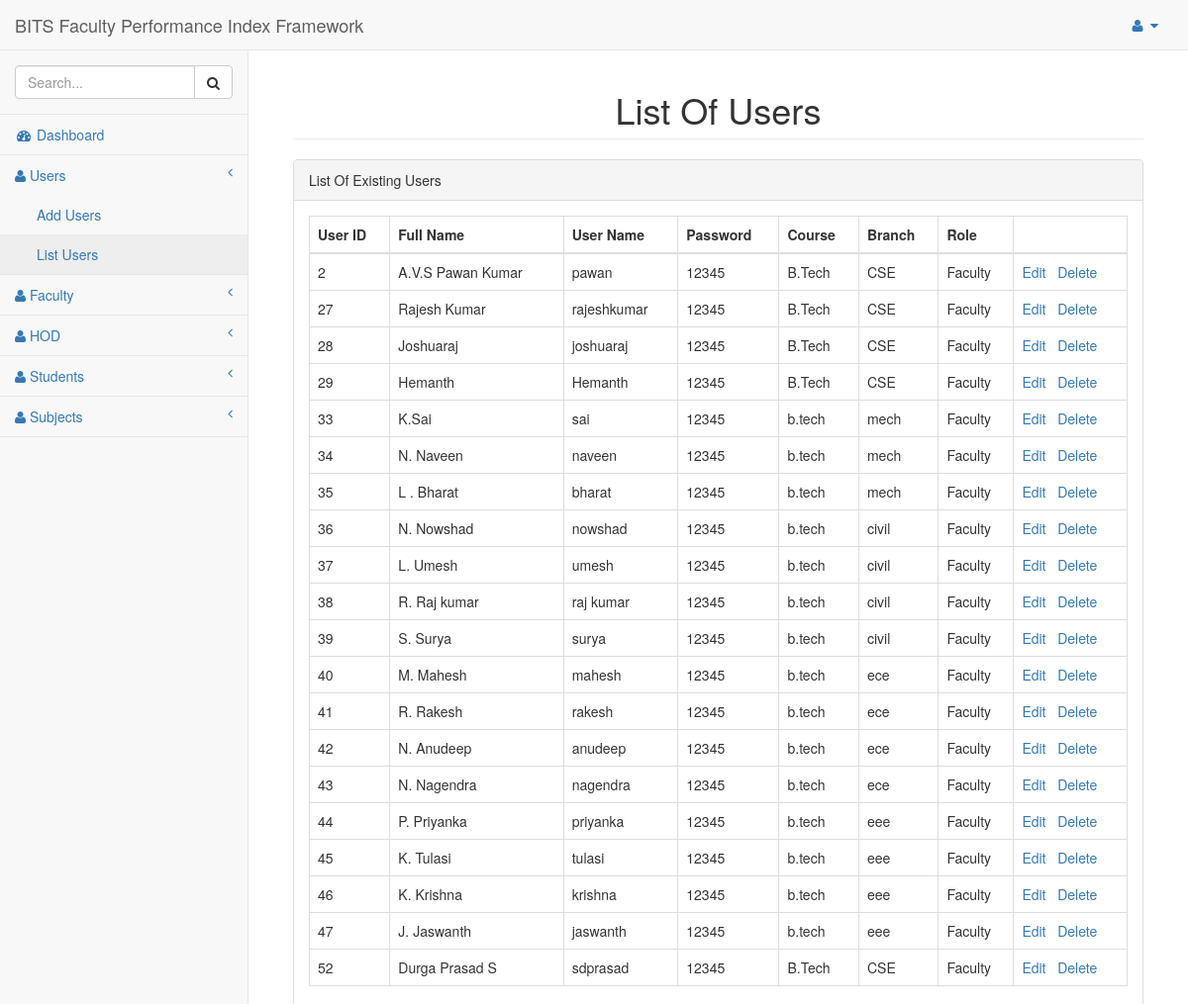
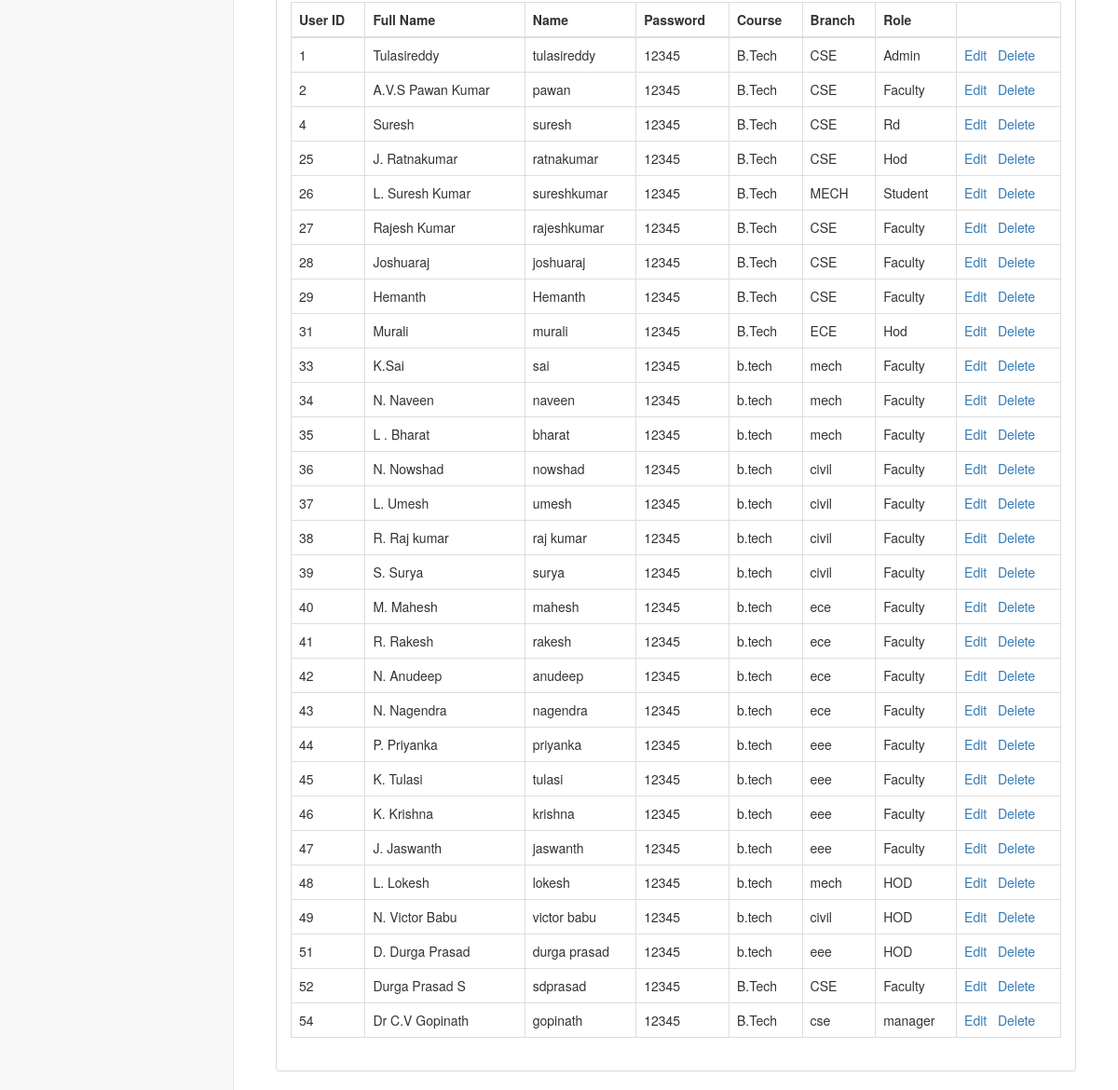
The app's page /pages/listusers.php (signed in) with its own data (2 pictures, top to bottom).
### tables this page shows
CREATE TABLE `userinfo` (
  `id` int(11) NOT NULL,
  `fullname` varchar(100) NOT NULL,
  `username` varchar(100) NOT NULL,
  `password` varchar(20) NOT NULL,
  `course` varchar(20) NOT NULL,
  `branch` varchar(20) NOT NULL,
  `role` varchar(20) NOT NULL
);

### pages/listusers.php (the view, shortened to what this page needs)
<?php
include 'adminheader.php';
?>
<div id="page-wrapper">
        <div class="container-fluid">
                <div class="row">
                    <div class="col-lg-12">
                        <h1 align="center" class="page-header">List Of Users</h1>
                    </div>
                </div>
         <div class="row">
                <div class="col-lg-12">
                    <div class="panel panel-default">
                        <div class="panel-heading">
                            List Of Existing Users
                        </div>
                        <div class="panel-body">
                            <div class="table-responsive">
                            <table width="100%" class="table table-bordered " >
                                <thead>
                                    <tr>
                                        <th>User ID</th>
                                        <th>Full Name</th>
                                        <th>User Name</th>
                                        <th>Password</th>
                                        <th>Course</th>
                                        <th>Branch</th>
                                        <th>Role</th>
                                        <th></th>
                                    </tr>
                                </thead>
                                <tbody>
                                    <?php
                                   include 'dbconfig.php';
                                    $conn = new mysqli($servername, $username, $password, $dbname);
                                    $sql = "SELECT * FROM userinfo where role='Faculty'";
                                    $result = $conn->query($sql);
                                    if ($result->num_rows > 0) {
                                        while($row = $result->fetch_assoc()) {
                                            echo "<tr>";
                                            echo '<td>' . $row["id"] . '</td>';
                                            echo '<td>' . $row["fullname"] . '</td>';
                                            echo '<td>' . $row["username"] . '</td>';
                                            echo '<td>' . $row["password"] . '</td>';
                                            echo '<td>' . $row["course"]. '</td>';
                                            echo '<td>' . $row["branch"] . '</td>';
                                            echo '<td>' . $row["role"] . '</td>';
                                            echo '<td><a href="openusers.php?id=' . $row["id"] . '">Edit</a> &nbsp; <a href="deleteusers.php?id=' . $row["id"] . '">Delete</a></td>';
                                            echo '</tr>';
                                        }
                                    } else {
                                        echo "0 results";
                                    }
                                    ?>
                                    </table>
                            </div>
   <div class="table-responsive">
                            <table width="100%" class="table table-bordered " >
                                <thead>
                                    <tr>
                                        <th>User ID</th>
                                        <th>Full Name</th>
                                        <th>Name</th>
                                        <th>Password</th>
                                        <th>Course</th>
                                        <th>Branch</th>
                                        <th>Role</th>
                                        <th></th>
                                    </tr>
                                </thead>
                                <tbody>
                                    <?php
                                   include 'dbconfig.php';
                                    $conn = new mysqli($servername, $username, $password, $dbname);
                                    $sql = "SELECT * FROM userinfo";
                                    $result = $conn->query($sql);
                                    if ($result->num_rows > 0) {
                                        while($row = $result->fetch_assoc()) {
                                            echo "<tr>";
                                            echo '<td>' . $row["id"] . '</td>';
                                            echo '<td>' . $row["fullname"] . '</td>';
                                            echo '<td>' . $row["username"] . '</td>';
                                            echo '<td>' . $row["password"] . '</td>';
                                            echo '<td>' . $row["course"]. '</td>';
                                            echo '<td>' . $row["branch"] . '</td>';
                                            echo '<td>' . $row["role"] . '</td>';
                                            echo '<td><a href="openusers.php?id=' . $row["id"] . '">Edit</a> &nbsp; <a href="deleteusers.php?id=' . $row["id"] . '">Delete</a></td>';
                                            echo '</tr>';
                                        }
                                    } else {
                                        echo "0 results";
                                    }
                                    ?>
                                    </table>
                            </div>
                        </div>
                    </div>
                </div>
            </div>
   <?php
   include 'footer.php';
   ?>

### records on screen
userinfo: id "2", fullname "A.V.S Pawan Kumar", username "pawan", password "12345", course "B.Tech", branch "CSE", role "Faculty"
userinfo: id "27", fullname "Rajesh Kumar", username "rajeshkumar", password "12345", course "B.Tech", branch "CSE", role "Faculty"
userinfo: id "28", fullname "Joshuaraj", username "joshuaraj", password "12345", course "B.Tech", branch "CSE", role "Faculty"
userinfo: id "29", fullname "Hemanth", username "Hemanth", password "12345", course "B.Tech", branch "CSE", role "Faculty"
userinfo: id "33", fullname "K.Sai", username "sai", password "12345", course "b.tech", branch "mech", role "Faculty"
userinfo: id "34", fullname "N. Naveen", username "naveen", password "12345", course "b.tech", branch "mech", role "Faculty"
userinfo: id "35", fullname "L . Bharat", username "bharat", password "12345", course "b.tech", branch "mech", role "Faculty"
userinfo: id "36", fullname "N. Nowshad", username "nowshad", password "12345", course "b.tech", branch "civil", role "Faculty"
userinfo: id "37", fullname "L. Umesh", username "umesh", password "12345", course "b.tech", branch "civil", role "Faculty"
userinfo: id "38", fullname "R. Raj kumar", username "raj kumar", password "12345", course "b.tech", branch "civil", role "Faculty"
userinfo: id "39", fullname "S. Surya", username "surya", password "12345", course "b.tech", branch "civil", role "Faculty"
userinfo: id "40", fullname "M. Mahesh", username "mahesh", password "12345", course "b.tech", branch "ece", role "Faculty"
userinfo: id "41", fullname "R. Rakesh", username "rakesh", password "12345", course "b.tech", branch "ece", role "Faculty"
userinfo: id "42", fullname "N. Anudeep", username "anudeep", password "12345", course "b.tech", branch "ece", role "Faculty"
userinfo: id "43", fullname "N. Nagendra", username "nagendra", password "12345", course "b.tech", branch "ece", role "Faculty"
userinfo: id "44", fullname "P. Priyanka", username "priyanka", password "12345", course "b.tech", branch "eee", role "Faculty"
userinfo: id "45", fullname "K. Tulasi", username "tulasi", password "12345", course "b.tech", branch "eee", role "Faculty"
userinfo: id "46", fullname "K. Krishna", username "krishna", password "12345", course "b.tech", branch "eee", role "Faculty"
userinfo: id "47", fullname "J. Jaswanth", username "jaswanth", password "12345", course "b.tech", branch "eee", role "Faculty"
userinfo: id "52", fullname "Durga Prasad S", username "sdprasad", password "12345", course "B.Tech", branch "CSE", role "Faculty"
userinfo: id "1", fullname "Tulasireddy", username "tulasireddy", password "12345", course "B.Tech", branch "CSE", role "Admin"
userinfo: id "4", fullname "Suresh", username "suresh", password "12345", course "B.Tech", branch "CSE", role "Rd"
userinfo: id "25", fullname "J. Ratnakumar", username "ratnakumar", password "12345", course "B.Tech", branch "CSE", role "Hod"
userinfo: id "26", fullname "L. Suresh Kumar", username "sureshkumar", password "12345", course "B.Tech", branch "MECH", role "Student"
userinfo: id "31", fullname "Murali", username "murali", password "12345", course "B.Tech", branch "ECE", role "Hod"
userinfo: id "48", fullname "L. Lokesh", username "lokesh", password "12345", course "b.tech", branch "mech", role "HOD"
userinfo: id "49", fullname "N. Victor Babu", username "victor babu", password "12345", course "b.tech", branch "civil", role "HOD"
userinfo: id "51", fullname "D. Durga Prasad", username "durga prasad", password "12345", course "b.tech", branch "eee", role "HOD"
userinfo: id "54", fullname "Dr C.V Gopinath", username "gopinath", password "12345", course "B.Tech", branch "cse", role "manager"
